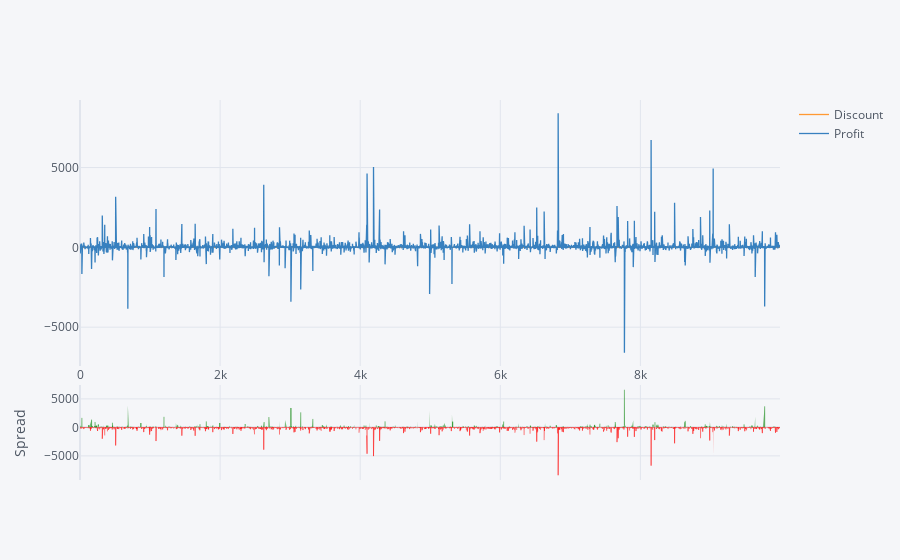

Source (notebook cell):
### Code cell
#Sperad plot for 3D Visulization
df[['Discount','Profit']].iplot(kind='spread')

### Figure 1 — Plotly figure (JSON) as saved in the notebook; plotly's stock layout.template omitted (floating-point values rounded to 4 significant figures; data arrays with more than 128 entries replaced by an {"elided": "..."} marker saying what was removed)
{"data": [{"line": {"color": "rgba(255, 153, 51, 1.0)", "dash": "solid", "shape": "linear", "width": 1.3}, "mode": "lines", "name": "Discount", "text": "", "type": "scatter", "x": {"elided": "9994 int values"}, "y": {"elided": "9994 float values"}}, {"line": {"color": "rgba(55, 128, 191, 1.0)", "dash": "solid", "shape": "linear", "width": 1.3}, "mode": "lines", "name": "Profit", "text": "", "type": "scatter", "x": {"elided": "9994 int values"}, "y": {"elided": "9994 float values"}}, {"connectgaps": false, "fill": "tozeroy", "line": {"color": "green", "dash": "solid", "shape": "linear", "width": 0.5}, "mode": "lines", "name": "Spread", "showlegend": false, "type": "scatter", "x": {"elided": "9994 int values"}, "xaxis": "x2", "y": {"elided": "9994 mixed values"}, "yaxis": "y2"}, {"connectgaps": false, "fill": "tozeroy", "line": {"color": "red", "dash": "solid", "shape": "linear", "width": 0.5}, "mode": "lines", "name": "Spread", "showlegend": false, "type": "scatter", "x": {"elided": "9994 int values"}, "xaxis": "x2", "y": {"elided": "9994 mixed values"}, "yaxis": "y2"}], "layout": {"hovermode": "x", "legend": {"bgcolor": "#F5F6F9", "font": {"color": "#4D5663"}}, "paper_bgcolor": "#F5F6F9", "plot_bgcolor": "#F5F6F9", "title": {"font": {"color": "#4D5663"}}, "xaxis": {"gridcolor": "#E1E5ED", "showgrid": true, "tickfont": {"color": "#4D5663"}, "title": {"font": {"color": "#4D5663"}, "text": ""}, "zerolinecolor": "#E1E5ED"}, "xaxis2": {"anchor": "y2", "gridcolor": "#E1E5ED", "showgrid": true, "showticklabels": false, "tickfont": {"color": "#4D5663"}, "title": {"font": {"color": "#4D5663"}, "text": ""}, "zerolinecolor": "#E1E5ED"}, "yaxis": {"domain": [0.3, 1], "gridcolor": "#E1E5ED", "showgrid": true, "tickfont": {"color": "#4D5663"}, "title": {"font": {"color": "#4D5663"}, "text": ""}, "zerolinecolor": "#E1E5ED"}, "yaxis2": {"domain": [0, 0.25], "gridcolor": "#E1E5ED", "showgrid": true, "tickfont": {"color": "#4D5663"}, "title": {"font": {"color": "#4D5663"}, "text": "Spread"}, "zerolinecolor": "#E1E5ED"}}}
